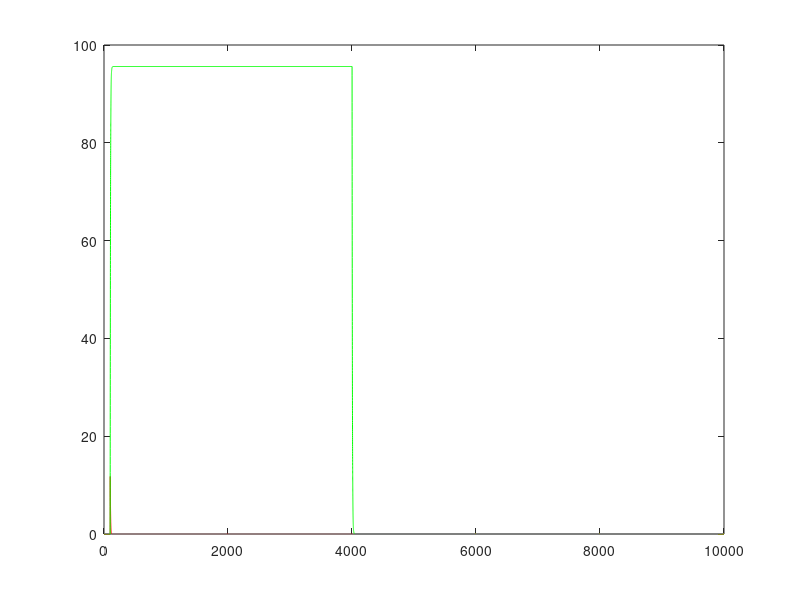

Source code (MATLAB):
function [time,x]=wta
clear all; clc

S=30;
Nr=2;
A=100;
Tao1=5;
dt=0.1;
inh=-1;
tf=10000;
time=0:dt:tf;

c=round((tf/dt)+1);
u=zeros(1,c);
x=zeros(Nr,c);
y=zeros(1,c);

for j=1:c

u(j)=40*(time(j)>99)*(time(j)<4001);
y(j)=140*(time(j)>99)*(time(j)<4001);
  
end


for i=1:c-1
       
     funcion1=( u(i)+inh*x(2,i));   
    x(1,i+1)=(1-(dt/Tao1))*x(1,i)+(dt/Tao1)*(A*(funcion1.^2)./(S^2+funcion1.^2)).*(funcion1>=0);
    
     funcion2=( y(i)+inh*x(1,i));   
    x(2,i+1)=(1-(dt/Tao1))*x(2,i)+(dt/Tao1)*(A*(funcion2.^2)./(S^2+funcion2.^2)).*(funcion2>=0);
    
    
end

plot(time,x(1,:),'r-',time,x(2,:),'g-');
end




